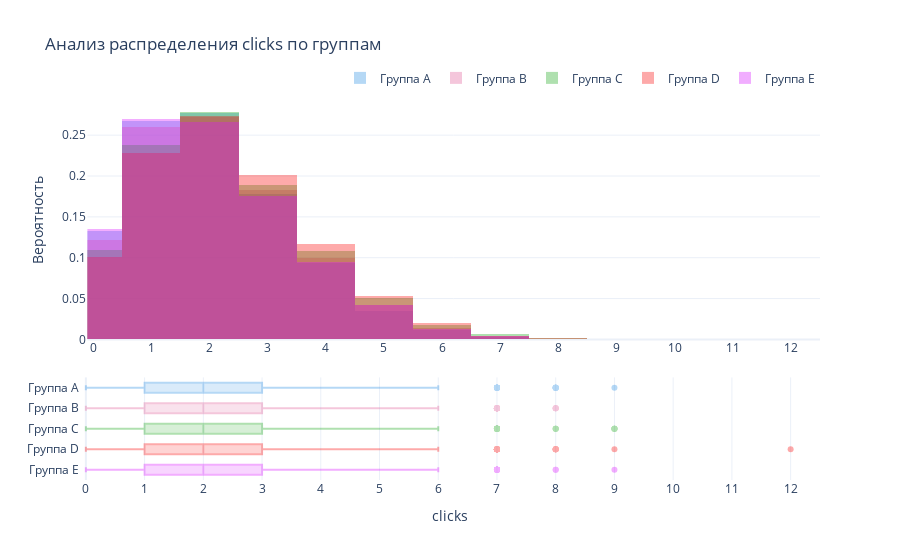

Notebook code for this chart:
### Code cell
result = dgab.analyze(
    dataframe=discrete_multi,
    data_type='discrete', 
    group_col='group',
    metric_col='clicks',
    statistic='mean',
    significance_level=0.01
)

### Figure 1 — Plotly figure (JSON) as saved in the notebook; plotly's stock layout.template omitted (floating-point values rounded to 4 significant figures; data arrays with more than 128 entries replaced by an {"elided": "..."} marker saying what was removed)
{"data": [{"histnorm": "probability", "marker": {"color": "#2E91E5"}, "name": "Группа A", "opacity": 0.35, "showlegend": true, "type": "histogram", "x": {"elided": "10000 int values"}, "xaxis": "x", "yaxis": "y"}, {"histnorm": "probability", "marker": {"color": "#E15F99"}, "name": "Группа B", "opacity": 0.35, "showlegend": true, "type": "histogram", "x": {"elided": "10000 int values"}, "xaxis": "x", "yaxis": "y"}, {"histnorm": "probability", "marker": {"color": "#1CA71C"}, "name": "Группа C", "opacity": 0.35, "showlegend": true, "type": "histogram", "x": {"elided": "10000 int values"}, "xaxis": "x", "yaxis": "y"}, {"histnorm": "probability", "marker": {"color": "#FB0D0D"}, "name": "Группа D", "opacity": 0.35, "showlegend": true, "type": "histogram", "x": {"elided": "10000 int values"}, "xaxis": "x", "yaxis": "y"}, {"histnorm": "probability", "marker": {"color": "#DA16FF"}, "name": "Группа E", "opacity": 0.35, "showlegend": true, "type": "histogram", "x": {"elided": "10000 int values"}, "xaxis": "x", "yaxis": "y"}, {"alignmentgroup": "True", "marker": {"color": "#DA16FF"}, "name": "Группа E", "opacity": 0.35, "showlegend": false, "type": "box", "x": {"elided": "5000 int values"}, "x0": 0, "xaxis": "x2", "yaxis": "y2"}, {"alignmentgroup": "True", "marker": {"color": "#FB0D0D"}, "name": "Группа D", "opacity": 0.35, "showlegend": false, "type": "box", "x": {"elided": "5000 int values"}, "x0": 0, "xaxis": "x2", "yaxis": "y2"}, {"alignmentgroup": "True", "marker": {"color": "#1CA71C"}, "name": "Группа C", "opacity": 0.35, "showlegend": false, "type": "box", "x": {"elided": "5000 int values"}, "x0": 0, "xaxis": "x2", "yaxis": "y2"}, {"alignmentgroup": "True", "marker": {"color": "#E15F99"}, "name": "Группа B", "opacity": 0.35, "showlegend": false, "type": "box", "x": {"elided": "5000 int values"}, "x0": 0, "xaxis": "x2", "yaxis": "y2"}, {"alignmentgroup": "True", "marker": {"color": "#2E91E5"}, "name": "Группа A", "opacity": 0.35, "showlegend": false, "type": "box", "x": {"elided": "5000 int values"}, "x0": 0, "xaxis": "x2", "yaxis": "y2"}], "layout": {"barmode": "overlay", "boxgap": 0.3, "legend": {"orientation": "h", "x": 1, "xanchor": "right", "y": 1.02, "yanchor": "bottom"}, "title": {"text": "Анализ распределения clicks по группам"}, "xaxis": {"anchor": "y", "autorange": false, "domain": [0.01, 1], "dtick": 1, "matches": "x2", "range": [-0.1, 12.5], "showticklabels": true, "tick0": 0}, "xaxis2": {"anchor": "y2", "autorange": false, "domain": [0, 1], "dtick": 1, "range": [-0.1, 12.5], "showticklabels": true, "tick0": 0, "title": {"text": "clicks"}}, "yaxis": {"anchor": "x", "domain": [0.37, 1], "title": {"text": "Вероятность"}}, "yaxis2": {"anchor": "x2", "domain": [0, 0.27]}}}
